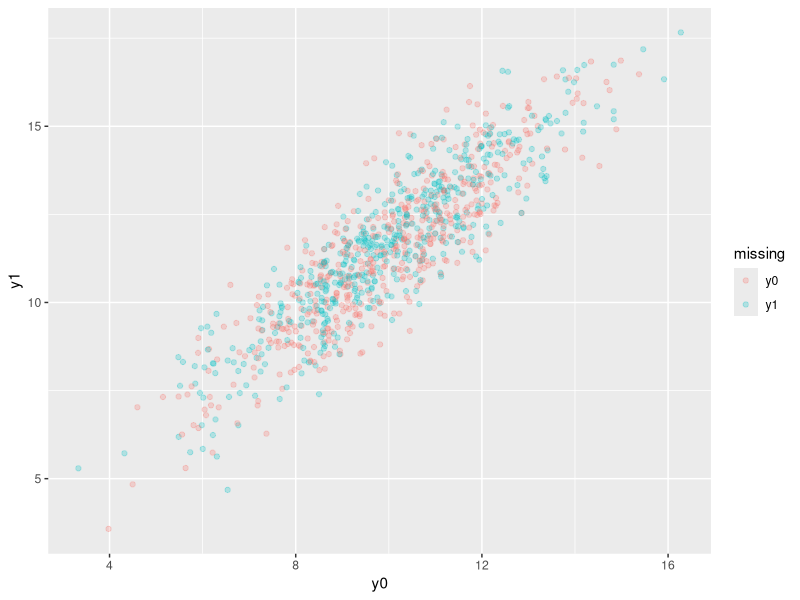
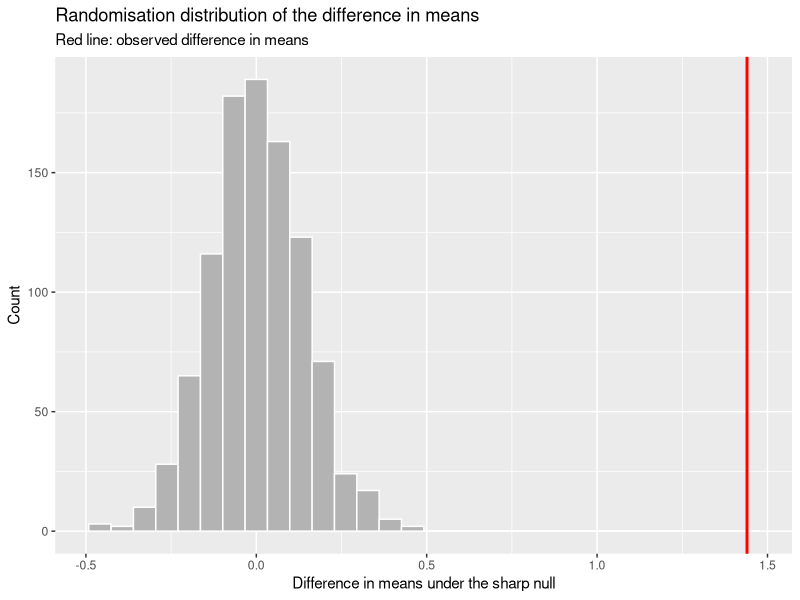
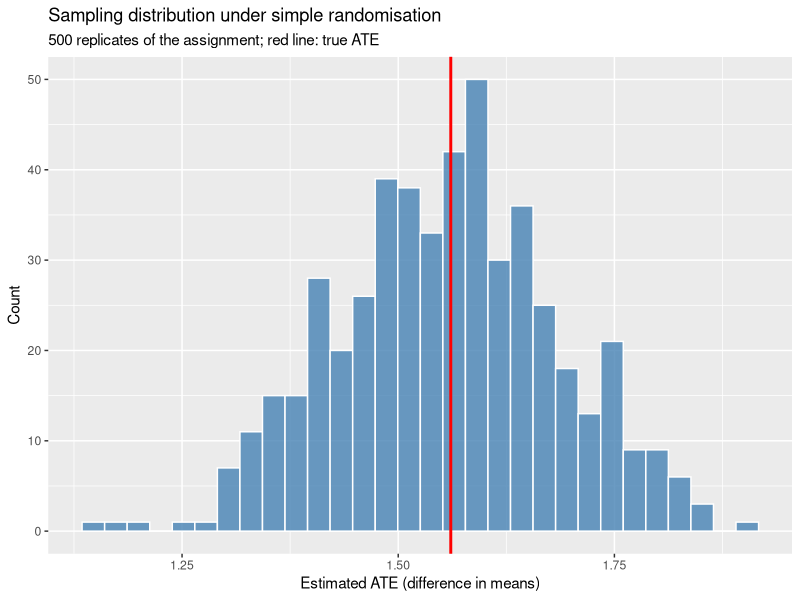
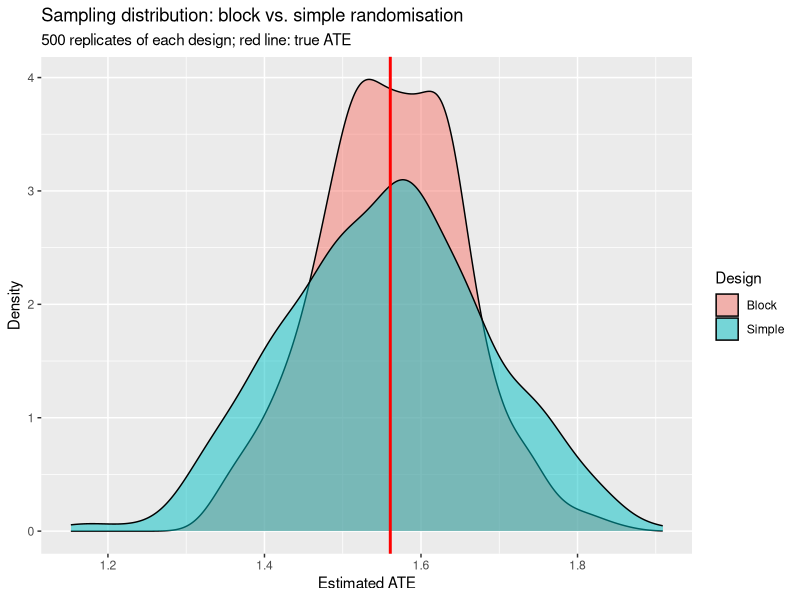
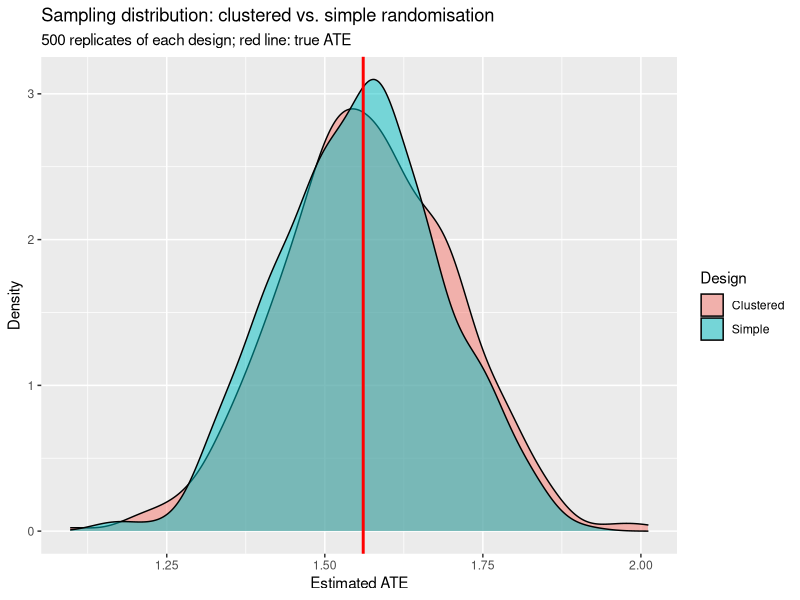

The R script that drew these images, in order:
## ---- chunk 1
# This is R code
# Code and results will be shown in the compiled document

# Set seed for reproducibility
set.seed(1492)

# Let's made a simple calculation
# assuming the following model
# Y0 ~ Norm(10,2)
# Y1 = Y0 + \tau + epsilon_i
# epsilon ~ Norm(0,1)
# tau = 1.5

n <- 1000 # we will create 1K cases
tau <- 1.5 # a treatment effect that is fixed for everyone
epsilon <- rnorm(n) # some "random noise"
y0 <- rnorm(n, mean = 10, sd = 2) # control PO, from normal distribution
y1 <- y0 + tau + epsilon # treated PO, control + treatment effect + noise

# Now, let's create one possible random assignment vector
# for a binary treatment with p=0.5
d <- rbinom(n, 1, 0.5)

# Let's create the observed outcome variable, using the switching equation
y <- y1*d+(1-d)*y0

## ---- chunk 2
# Simple plot example
# First, let's combine our data in a single data.frame

data <- data.frame(y1,y0,y,d)
data$missing <- ifelse(d==1, "y0","y1")

library(ggplot2) # Load ggplot2 package

# Create a scatterplot, highlighting observed vs missing outcomes
ggplot(data, aes(x = y0, y = y1, color = missing)) +
  geom_point(alpha = 0.25)
## ---- chunk 3

# Now, let's calculate the ATE
# These two ways are equivalent (why?)

mean(y1-y0)
mean(y1) - mean(y0)

# Now, let's approximate the ATE with a difference-in-means
# Think: why cannot we simply use mean(y1-y0 anymore?)
# Think: why does this ATEhat differs from the ATE calculated above?
# Think: is it still a good approximation?

mean(y[d==1]) - mean(y[d==0])
## ---- chunk 4
# Step 1: the test statistic in the data we actually observed
# (difference in means between treated and control)
obs_diff <- mean(y[d == 1]) - mean(y[d == 0])
obs_diff

# Step 2: under the sharp null, the outcomes do not depend on d.
# So we keep y fixed and "re-randomise" the treatment many times.
# sample(d) shuffles the treatment vector: same number of treated
# units, but given to different people.
n_perm <- 1000
perm_diff <- numeric(n_perm) # empty vector to store results

for (i in 1:n_perm) {
  d_perm <- sample(d)                                       # a new hypothetical assignment
  perm_diff[i] <- mean(y[d_perm == 1]) - mean(y[d_perm == 0]) # same statistic as before
}

# Step 3: the p-value is the share of hypothetical assignments that
# produce a difference at least as extreme (in absolute value) as the observed one
p_value <- mean(abs(perm_diff) >= abs(obs_diff))
p_value
## ---- chunk 5
# Step 4: plot the permutation (randomisation) distribution
# and mark where our observed estimate falls
ggplot(data.frame(perm_diff), aes(x = perm_diff)) +
  geom_histogram(bins = 30, fill = "grey70", color = "white") +
  geom_vline(xintercept = obs_diff, color = "red", linewidth = 1) +
  labs(x = "Difference in means under the sharp null",
       y = "Count",
       title = "Randomisation distribution of the difference in means",
       subtitle = "Red line: observed difference in means")
## ---- chunk 6
set.seed(2025)

n_sims <- 500
true_ate <- mean(y1 - y0) # the estimand: known only because we simulated it

ate_simple <- numeric(n_sims) # empty vector to store estimates

for (i in 1:n_sims) {
  d_sim <- rbinom(n, 1, 0.5)               # 1. a new random assignment
  y_sim <- y1 * d_sim + (1 - d_sim) * y0   # 2. switching equation: what we would observe
  ate_simple[i] <- mean(y_sim[d_sim == 1]) - mean(y_sim[d_sim == 0]) # 3. estimate
}

# Summarise the sampling distribution
true_ate
mean(ate_simple) # average of the estimates: is the estimator unbiased?
sd(ate_simple)   # standard deviation of the estimates = the standard error
## ---- chunk 7
ggplot(data.frame(ate_simple), aes(x = ate_simple)) +
  geom_histogram(bins = 30, fill = "steelblue", color = "white", alpha = 0.8) +
  geom_vline(xintercept = true_ate, color = "red", linewidth = 1) +
  labs(x = "Estimated ATE (difference in means)",
       y = "Count",
       title = "Sampling distribution under simple randomisation",
       subtitle = "500 replicates of the assignment; red line: true ATE")
## ---- chunk 8
set.seed(2025)

# Create a binary covariate that predicts the outcome:
# x = 1 for units with "high" control outcomes (plus some noise,
# so the covariate is predictive but not perfect)
x <- as.numeric(y0 + rnorm(n, sd = 1) > 10)

# Check that it is indeed predictive of the outcome
table(x)
tapply(y0, x, mean) # mean of Y(0) in each block

ate_block <- numeric(n_sims)

for (i in 1:n_sims) {
  d_sim <- numeric(n) # start with everyone in control

  # within each block, randomly choose half of the units to treat
  for (b in c(0, 1)) {
    units_in_block <- which(x == b)
    n_treat <- round(length(units_in_block) / 2)
    treated <- sample(units_in_block, n_treat)
    d_sim[treated] <- 1
  }

  y_sim <- y1 * d_sim + (1 - d_sim) * y0 # switching equation

  # estimate the ATE within each block, then average them,
  # weighting each block by its share of the sample
  ate_b0 <- mean(y_sim[d_sim == 1 & x == 0]) - mean(y_sim[d_sim == 0 & x == 0])
  ate_b1 <- mean(y_sim[d_sim == 1 & x == 1]) - mean(y_sim[d_sim == 0 & x == 1])
  ate_block[i] <- ate_b0 * mean(x == 0) + ate_b1 * mean(x == 1)
}

mean(ate_block)
sd(ate_block)
sd(ate_simple) # compare with simple randomisation
## ---- chunk 9
# Plot both sampling distributions together to compare them
sims <- data.frame(
  estimate = c(ate_simple, ate_block),
  design = rep(c("Simple", "Block"), each = n_sims)
)

ggplot(sims, aes(x = estimate, fill = design)) +
  geom_density(alpha = 0.5) +
  geom_vline(xintercept = true_ate, color = "red", linewidth = 1) +
  labs(x = "Estimated ATE",
       y = "Density",
       fill = "Design",
       title = "Sampling distribution: block vs. simple randomisation",
       subtitle = "500 replicates of each design; red line: true ATE")
## ---- chunk 10
set.seed(2025)

# Assign each unit to one of 50 groups (20 units each), at random,
# so group membership is unrelated to the potential outcomes
n_groups <- 50
group <- sample(rep(1:n_groups, each = n / n_groups))
table(group)[1:5] # first few groups: 20 units each

ate_cluster <- numeric(n_sims)

for (i in 1:n_sims) {
  # 1. randomly choose half of the GROUPS to be treated
  treated_groups <- sample(1:n_groups, n_groups / 2)

  # 2. a unit is treated if its group was chosen
  d_sim <- as.numeric(group %in% treated_groups)

  # 3. switching equation and difference in means, as before
  y_sim <- y1 * d_sim + (1 - d_sim) * y0
  ate_cluster[i] <- mean(y_sim[d_sim == 1]) - mean(y_sim[d_sim == 0])
}

mean(ate_cluster)
sd(ate_cluster)
sd(ate_simple) # compare with simple randomisation
## ---- chunk 11
sims <- data.frame(
  estimate = c(ate_simple, ate_cluster),
  design = rep(c("Simple", "Clustered"), each = n_sims)
)

ggplot(sims, aes(x = estimate, fill = design)) +
  geom_density(alpha = 0.5) +
  geom_vline(xintercept = true_ate, color = "red", linewidth = 1) +
  labs(x = "Estimated ATE",
       y = "Density",
       fill = "Design",
       title = "Sampling distribution: clustered vs. simple randomisation",
       subtitle = "500 replicates of each design; red line: true ATE")
